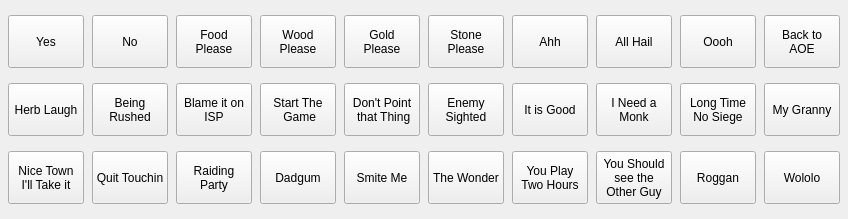
<?xml version="1.0" encoding="UTF-8"?>
<ui version="4.0">
 <class>MainWindow</class>
 <widget class="QMainWindow" name="MainWindow">
  <property name="geometry">
   <rect>
    <x>0</x>
    <y>0</y>
    <width>848</width>
    <height>219</height>
   </rect>
  </property>
  <property name="sizePolicy">
   <sizepolicy hsizetype="Fixed" vsizetype="Fixed">
    <horstretch>0</horstretch>
    <verstretch>0</verstretch>
   </sizepolicy>
  </property>
  <property name="minimumSize">
   <size>
    <width>848</width>
    <height>219</height>
   </size>
  </property>
  <property name="maximumSize">
   <size>
    <width>848</width>
    <height>219</height>
   </size>
  </property>
  <property name="windowTitle">
   <string>MainWindow</string>
  </property>
  <property name="unifiedTitleAndToolBarOnMac">
   <bool>true</bool>
  </property>
  <widget class="QWidget" name="centralWidget">
   <property name="contextMenuPolicy">
    <enum>Qt::NoContextMenu</enum>
   </property>
   <layout class="QGridLayout" name="gridLayout">
    <property name="leftMargin">
     <number>8</number>
    </property>
    <property name="topMargin">
     <number>8</number>
    </property>
    <property name="rightMargin">
     <number>8</number>
    </property>
    <property name="bottomMargin">
     <number>8</number>
    </property>
    <property name="spacing">
     <number>8</number>
    </property>
    <item row="0" column="6">
     <widget class="QPushButton" name="pushButton_6">
      <property name="minimumSize">
       <size>
        <width>76</width>
        <height>53</height>
       </size>
      </property>
      <property name="text">
       <string>Stone
Please</string>
      </property>
     </widget>
    </item>
    <item row="4" column="6">
     <widget class="QPushButton" name="pushButton_26">
      <property name="minimumSize">
       <size>
        <width>76</width>
        <height>53</height>
       </size>
      </property>
      <property name="text">
       <string>The Wonder</string>
      </property>
     </widget>
    </item>
    <item row="0" column="10">
     <widget class="QPushButton" name="pushButton_9">
      <property name="minimumSize">
       <size>
        <width>76</width>
        <height>53</height>
       </size>
      </property>
      <property name="text">
       <string>Oooh</string>
      </property>
     </widget>
    </item>
    <item row="4" column="5">
     <widget class="QPushButton" name="pushButton_25">
      <property name="minimumSize">
       <size>
        <width>76</width>
        <height>53</height>
       </size>
      </property>
      <property name="text">
       <string>Smite Me</string>
      </property>
     </widget>
    </item>
    <item row="1" column="3">
     <widget class="QPushButton" name="pushButton_13">
      <property name="minimumSize">
       <size>
        <width>76</width>
        <height>53</height>
       </size>
      </property>
      <property name="text">
       <string>Blame it on
ISP</string>
      </property>
     </widget>
    </item>
    <item row="0" column="8">
     <widget class="QPushButton" name="pushButton_8">
      <property name="minimumSize">
       <size>
        <width>76</width>
        <height>53</height>
       </size>
      </property>
      <property name="text">
       <string>All Hail</string>
      </property>
     </widget>
    </item>
    <item row="4" column="4">
     <widget class="QPushButton" name="pushButton_24">
      <property name="minimumSize">
       <size>
        <width>76</width>
        <height>53</height>
       </size>
      </property>
      <property name="text">
       <string>Dadgum</string>
      </property>
     </widget>
    </item>
    <item row="0" column="4">
     <widget class="QPushButton" name="pushButton_4">
      <property name="minimumSize">
       <size>
        <width>76</width>
        <height>53</height>
       </size>
      </property>
      <property name="text">
       <string>Wood
Please</string>
      </property>
     </widget>
    </item>
    <item row="0" column="1">
     <widget class="QPushButton" name="pushButton_2">
      <property name="minimumSize">
       <size>
        <width>76</width>
        <height>53</height>
       </size>
      </property>
      <property name="text">
       <string>No</string>
      </property>
     </widget>
    </item>
    <item row="0" column="12">
     <widget class="QPushButton" name="pushButton_10">
      <property name="minimumSize">
       <size>
        <width>76</width>
        <height>53</height>
       </size>
      </property>
      <property name="text">
       <string>Back to
AOE</string>
      </property>
     </widget>
    </item>
    <item row="1" column="6">
     <widget class="QPushButton" name="pushButton_16">
      <property name="minimumSize">
       <size>
        <width>76</width>
        <height>53</height>
       </size>
      </property>
      <property name="text">
       <string>Enemy
Sighted</string>
      </property>
     </widget>
    </item>
    <item row="4" column="7">
     <widget class="QPushButton" name="pushButton_27">
      <property name="minimumSize">
       <size>
        <width>76</width>
        <height>53</height>
       </size>
      </property>
      <property name="text">
       <string>You Play
Two Hours</string>
      </property>
     </widget>
    </item>
    <item row="0" column="3">
     <widget class="QPushButton" name="pushButton_3">
      <property name="minimumSize">
       <size>
        <width>76</width>
        <height>53</height>
       </size>
      </property>
      <property name="text">
       <string>Food
Please</string>
      </property>
     </widget>
    </item>
    <item row="1" column="8">
     <widget class="QPushButton" name="pushButton_18">
      <property name="minimumSize">
       <size>
        <width>76</width>
        <height>53</height>
       </size>
      </property>
      <property name="text">
       <string>I Need a
Monk</string>
      </property>
     </widget>
    </item>
    <item row="1" column="4">
     <widget class="QPushButton" name="pushButton_14">
      <property name="minimumSize">
       <size>
        <width>76</width>
        <height>53</height>
       </size>
      </property>
      <property name="text">
       <string>Start The
 Game</string>
      </property>
     </widget>
    </item>
    <item row="0" column="5">
     <widget class="QPushButton" name="pushButton_5">
      <property name="minimumSize">
       <size>
        <width>76</width>
        <height>53</height>
       </size>
      </property>
      <property name="text">
       <string>Gold
Please</string>
      </property>
     </widget>
    </item>
    <item row="1" column="0">
     <widget class="QPushButton" name="pushButton_11">
      <property name="minimumSize">
       <size>
        <width>76</width>
        <height>53</height>
       </size>
      </property>
      <property name="text">
       <string>Herb Laugh</string>
      </property>
     </widget>
    </item>
    <item row="1" column="1">
     <widget class="QPushButton" name="pushButton_12">
      <property name="minimumSize">
       <size>
        <width>76</width>
        <height>53</height>
       </size>
      </property>
      <property name="text">
       <string>Being
Rushed</string>
      </property>
     </widget>
    </item>
    <item row="0" column="7">
     <widget class="QPushButton" name="pushButton_7">
      <property name="minimumSize">
       <size>
        <width>76</width>
        <height>53</height>
       </size>
      </property>
      <property name="text">
       <string>Ahh</string>
      </property>
     </widget>
    </item>
    <item row="1" column="7">
     <widget class="QPushButton" name="pushButton_17">
      <property name="minimumSize">
       <size>
        <width>76</width>
        <height>53</height>
       </size>
      </property>
      <property name="text">
       <string>It is Good</string>
      </property>
     </widget>
    </item>
    <item row="1" column="10">
     <widget class="QPushButton" name="pushButton_19">
      <property name="minimumSize">
       <size>
        <width>76</width>
        <height>53</height>
       </size>
      </property>
      <property name="text">
       <string>Long Time
No Siege</string>
      </property>
     </widget>
    </item>
    <item row="4" column="0">
     <widget class="QPushButton" name="pushButton_21">
      <property name="minimumSize">
       <size>
        <width>76</width>
        <height>53</height>
       </size>
      </property>
      <property name="text">
       <string>Nice Town
I'll Take it</string>
      </property>
     </widget>
    </item>
    <item row="4" column="1">
     <widget class="QPushButton" name="pushButton_22">
      <property name="minimumSize">
       <size>
        <width>76</width>
        <height>53</height>
       </size>
      </property>
      <property name="text">
       <string>Quit Touchin</string>
      </property>
     </widget>
    </item>
    <item row="4" column="3">
     <widget class="QPushButton" name="pushButton_23">
      <property name="minimumSize">
       <size>
        <width>76</width>
        <height>53</height>
       </size>
      </property>
      <property name="text">
       <string>Raiding
Party</string>
      </property>
     </widget>
    </item>
    <item row="4" column="8">
     <widget class="QPushButton" name="pushButton_28">
      <property name="minimumSize">
       <size>
        <width>76</width>
        <height>53</height>
       </size>
      </property>
      <property name="text">
       <string>You Should
see the
Other Guy</string>
      </property>
     </widget>
    </item>
    <item row="4" column="10">
     <widget class="QPushButton" name="pushButton_29">
      <property name="minimumSize">
       <size>
        <width>76</width>
        <height>53</height>
       </size>
      </property>
      <property name="text">
       <string>Roggan</string>
      </property>
     </widget>
    </item>
    <item row="4" column="12">
     <widget class="QPushButton" name="pushButton_30">
      <property name="minimumSize">
       <size>
        <width>76</width>
        <height>53</height>
       </size>
      </property>
      <property name="text">
       <string>Wololo</string>
      </property>
     </widget>
    </item>
    <item row="1" column="12">
     <widget class="QPushButton" name="pushButton_20">
      <property name="minimumSize">
       <size>
        <width>76</width>
        <height>53</height>
       </size>
      </property>
      <property name="text">
       <string>My Granny</string>
      </property>
     </widget>
    </item>
    <item row="1" column="5">
     <widget class="QPushButton" name="pushButton_15">
      <property name="minimumSize">
       <size>
        <width>76</width>
        <height>53</height>
       </size>
      </property>
      <property name="text">
       <string>Don't Point
 that Thing</string>
      </property>
     </widget>
    </item>
    <item row="0" column="0">
     <widget class="QPushButton" name="pushButton">
      <property name="minimumSize">
       <size>
        <width>76</width>
        <height>53</height>
       </size>
      </property>
      <property name="text">
       <string>Yes</string>
      </property>
     </widget>
    </item>
   </layout>
  </widget>
 </widget>
 <layoutdefault spacing="6" margin="11"/>
 <resources/>
 <connections/>
</ui>
